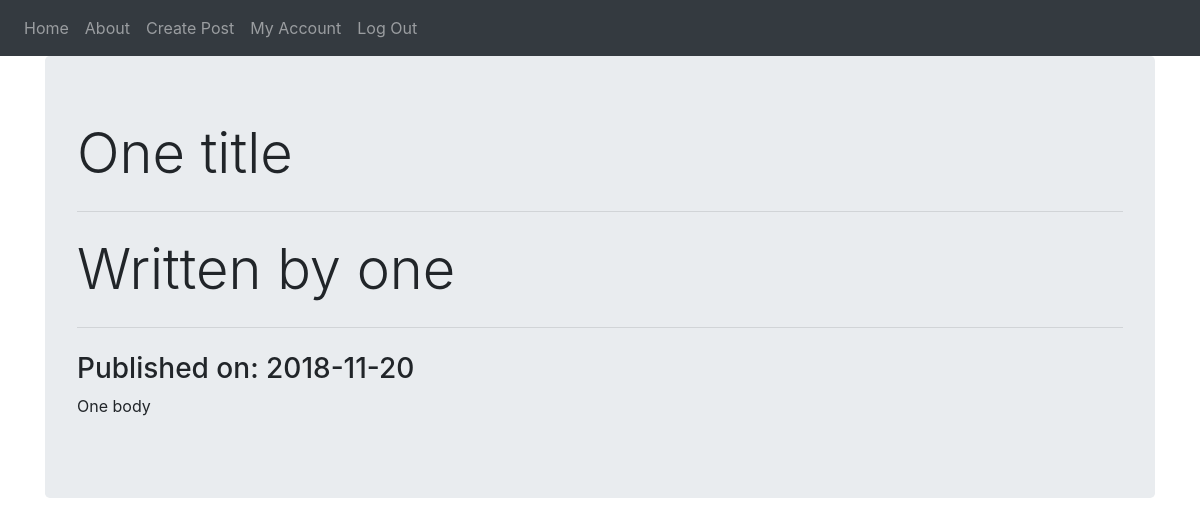
/1 (signed in), run on the app's committed database.
### blog/models.py (models this page shows, shortened)
class BlogPost(db.Model):
    users = db.relationship(User)
    id = db.Column(db.Integer, primary_key = True)
    user_id = db.Column(db.Integer, db.ForeignKey("users.id"), nullable = False)
    title = db.Column(db.String(128), nullable = False)
    body = db.Column(db.Text, nullable = False)
    date = db.Column(db.DateTime, nullable = False, default = datetime.utcnow)

class User(db.Model, UserMixin):
    __tablename__ = "users"
    id = db.Column(db.Integer, primary_key = True)
    email = db.Column(db.String(64), unique = True, index = True)
    username = db.Column(db.String(64), unique = True, index = True)
    password_hash = db.Column(db.String(128))
    userpicture = db.Column(db.String(32), nullable = False, default = "default_picture.png")
    blog_posts = db.relationship("BlogPost", backref = "author", lazy = True)

### blog/users/views.py (the view)
@users.route("/<username>")
def user_posts(username):
    page = request.args.get("page", 1, type=int)
    user = User.query.filter_by(username=username).first_or_404()
    blog_posts = BlogPost.query.filter_by(author=user).order_by(BlogPost.date.desc()).paginate(page=page, per_page=10)
    return render_template("user_posts.html", blog_posts=blog_posts, user=user)

### blog/blog_posts/views.py (called while the page is built)
@blog_posts.route("/<int:blog_post_id>")
def blog_post(blog_post_id):
    blog_post = BlogPost.query.get_or_404(blog_post_id)
    return render_template("blog_post.html", blog_post=blog_post)

### blog/models.py (called while the page is built)
@login_manager.user_loader
def load_user(user_id):
    return User.query.get(user_id)

### blog/templates/blog_post.html (shortened to what this page needs)
{% extends "base.html" %}
{% block content %}
<div class="jumbotron">
  <h1 class="display-4">{{blog_post.title}}</h1><hr class="my-4">
  <h2 class="display-4">Written by {{blog_post.author.username}}</h2><hr class="my-4">
  <h3>Published on: {{blog_post.date.strftime("%Y-%m-%d")}}</h3>
  <p>{{blog_post.body}}</p>
{% endblock %}

### data on the page
BlogPost: title "One title", date "2018-11-20", body "One body"
User: author.username "one"
